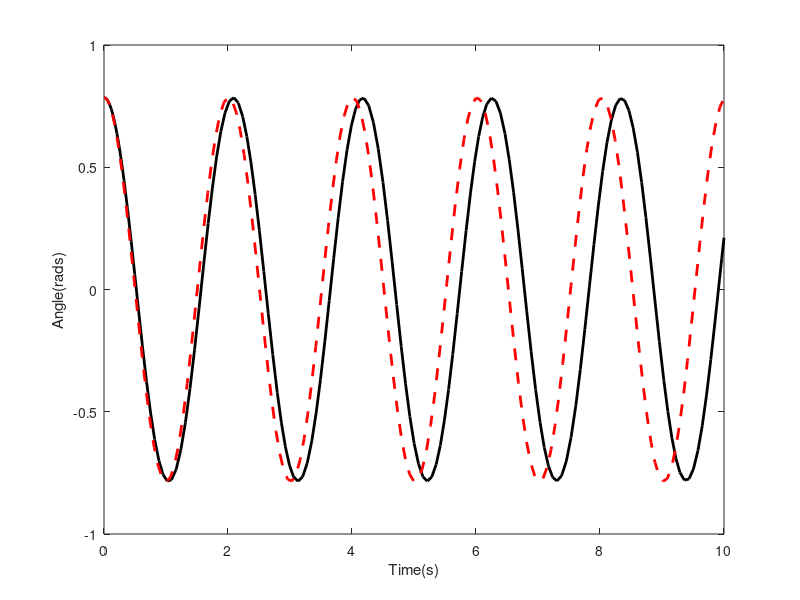

Write MATLAB code to recreate this figure.
clc;clear;close all;

m = 1;
g = 9.8;
L = 1;
tau = 0;

% 将非线性动力学定义为内联方程
odenonlin = @(t,x) [x(2);-g/L*sin(x(1))+tau/(m*L^2)];

tspan = [0 10];

x0 = [pi/4;0];

% 仿真非线性系统
[t_out_nonlin,x_out_nonlin] = ode45(odenonlin,tspan,x0);

plot(t_out_nonlin,x_out_nonlin(:,1),'k-','LineWidth',2);
xlabel('Time(s)')
ylabel('Angle(rads)')

% 定义线性化动力学
A = [0 1; -g/L 0];
B = [0;1/(m*L^2)];

x_star = [0;0];
u_star = 0;
u = tau;
u_tilde = u-u_star;

odelin = @(t,x_tilde) A*x_tilde +B*u_tilde;

x_tilde0 = x0-x_star;

% 对线性动力学公式仿真
[t_out_lin,x_tilde_out_lin] = ode45(odelin,tspan,x_tilde0);

hold on;
theta_out_lin = x_tilde_out_lin(:,1) + x_star(1);
plot(t_out_lin,theta_out_lin,'r--','LineWidth',2);
xlabel('Time(s)')
ylabel('Angle(rads)')
